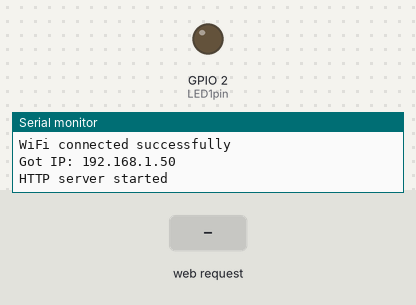
This sketch was run on a simulated ESP32. Parts: output pins drawn as LEDs (lit = HIGH), the last lines printed to the serial monitor. Inputs (shaded band) come from the test bench. WiFi joins after 1.5 s; servers stay silent unless stated.

Above: at 3.3 s.
3.4 s: HTTP request GET /led1on received
At 3.8 s:
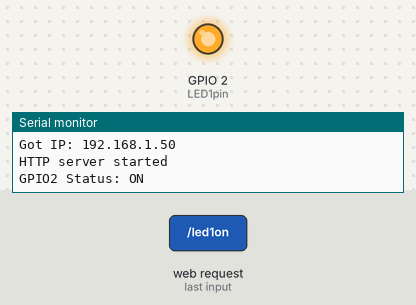
4.9 s: HTTP request GET / received
At 6.1 s:
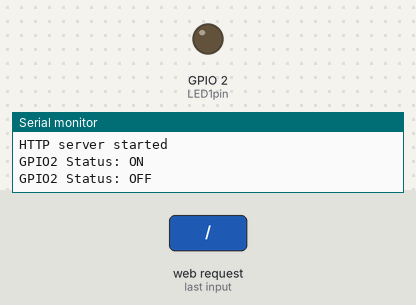
Timing chart, 0 to 7.9 s (numbered marks = the images above; inputs shaded):
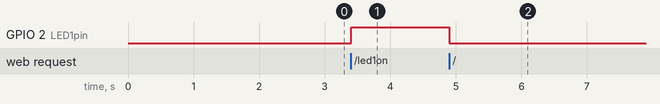

Measured:
- after the input at 3.4 s, GPIO 2 (LED1pin): LOW → HIGH at once
- after the input at 4.9 s, GPIO 2 (LED1pin): HIGH → LOW at once

The sketch:

ProgramaESP32.ino
```cpp
/*************************************************************************************************
  ESP32 Web Server
  Ejemplo de creación de Web server
  Basándose en los ejemplos de:
  https://lastminuteengineers.com/creating-esp32-web-server-arduino-ide/
  https://electropeak.com/learn
**************************************************************************************************/
//Universidad del Valle de Guatemala
//Depto. de Ingenieria Mecatronica y Electronica
//Curso de Digital 2
//Seccion 20
//Prof. Pablo Mazariegos
//Prof. Kurt Kellner
//Diego Mencos
//Carne 18300


//************************************************************************************************
// Librerías
//************************************************************************************************
#include <WiFi.h>
#include <WebServer.h>
#include <SPIFFS.h>

//************************************************************************************************
// Variables globales
//************************************************************************************************
// SSID & Password
const char* ssid = "TURBONETT_523";  // Enter your SSID here
const char* password = "a4c564b0c0";  //Enter your Password here


#define RXD2 16
#define TXD2 17

WebServer server(80);  // Object of WebServer(HTTP port, 80 is default)

int dato = 0;
//Variables para indicar si un parqueo esta libre o ocupado
bool parqueo1 = HIGH;
bool parqueo2 = HIGH;
bool parqueo3 = HIGH;
bool parqueo4 = HIGH;

uint8_t LED1pin = 2;
bool LED1status = LOW;
int contador = 0;

//************************************************************************************************
// Configuración
//************************************************************************************************
void setup() {
  //Configuro mis seriales
  Serial.begin(115200);
  Serial2.begin(115200, SERIAL_8N1, RXD2, TXD2);


  while (!Serial);
  while (!Serial2);

  Serial.println("Try Connecting to ");
  Serial.println(ssid);

  pinMode(LED1pin, OUTPUT);

  // Connect to your wi-fi modem
  WiFi.begin(ssid, password);

  // Check wi-fi is connected to wi-fi network
  while (WiFi.status() != WL_CONNECTED) {
    delay(1000);
    Serial.print(".");
  }
  Serial.println("");
  Serial.println("WiFi connected successfully");
  Serial.print("Got IP: ");
  Serial.println(WiFi.localIP());  //Show ESP32 IP on serial

  server.on("/", handle_OnConnect); // Directamente desde e.g. 192.168.0.8
  server.on("/led1on", handle_led1on);
  server.on("/led1off", handle_led1off);

  server.onNotFound(handle_NotFound);

  server.begin();
  Serial.println("HTTP server started");
  delay(100);
}

//************************************************************************************************
// loop principal
//************************************************************************************************
void loop() {

  //Serial.println(contador);
  server.handleClient();

  ///Leo y guardo lo que ingresa por mi UART2
  if (Serial2.available() > 0) {
    dato = Serial2.read();
    // Serial.println(Serial2.read());
    Serial.println(dato);
  }

//Para Parqueo 1
  if (dato == 97) { //Esta ocupado
    parqueo1 = LOW;
  }
  else if (dato == 98) {
    parqueo1 = HIGH; //Esta libre
  }

  //Para Parqueo 2
  if (dato == 99) {
    parqueo2 = LOW;
  }
  else if (dato == 100) {
    parqueo2 = HIGH;
  }

  //Para Parqueo 3
  if (dato == 101) {
    parqueo3 = LOW;
  }
  else if (dato == 102) {
    parqueo3 = HIGH;
  }

  //Para Parqueo 4
  if (dato == 103) {
    parqueo4 = LOW;
  }
  else if (dato == 104) {
    parqueo4 = HIGH;
  }


  if (LED1status)
  {
    digitalWrite(LED1pin, HIGH);
  }
  else
  {
    digitalWrite(LED1pin, LOW);
  }
}

//************************************************************************************************
// Handler de Inicio página
//************************************************************************************************
void handle_OnConnect() {
  LED1status = LOW;
  Serial.println("GPIO2 Status: OFF");
  server.send(200, "text/html", SendHTML(LED1status));
}

//************************************************************************************************
// Handler de led1on
//************************************************************************************************
void handle_led1on() {
  LED1status = HIGH;
  Serial.println("GPIO2 Status: ON");
  server.send(200, "text/html", SendHTML(LED1status));
}

//************************************************************************************************
// Handler de led1off
//************************************************************************************************
void handle_led1off() {
  LED1status = LOW;
  Serial.println("GPIO2 Status: OFF");
  server.send(200, "text/html", SendHTML(LED1status));
}

//************************************************************************************************
// Procesador de HTML
//************************************************************************************************
String SendHTML(uint8_t led1stat) {
  String ptr = "<!DOCTYPE html> <html>\n";
  ptr += "<head><meta name=\"viewport\" content=\"width=device-width, initial-scale=1.0, user-scalable=no\">\n";
  ptr += "<title>Proyecto 4</title>\n";
  ptr += "<body bgcolor=#101010>";
  ptr += "<style>html { font-family: Helvetica; display: inline-block; margin: 0px auto; text-align: center;}\n";
  ptr += "body {margin-top: 50px;} h1 {color: #FFFFFF;margin: 50px auto 30px;}  h4 {color: #FFFFFF;margin: 15px;} h3 {color: #FFFFFF;margin-bottom: 15px;}\n";
  ptr += "table {";
  ptr += "  font-family: Helvetica, sans-serif;";
  ptr += "  border-collapse: collapse;";
  ptr += "  width: 100%;";
  ptr += "  margin: 50px auto 30px;";
  ptr += "  text-align: center;";
  ptr += "}";
  ptr += "td, th {";
  ptr += " border: 1px solid #101010;";
  ptr += " text-align: center;";
  ptr += " padding: 8px;  ";
  ptr += "  background-color: #008080;";
  ptr += "}";
  ptr += "tr:nth-child(even) {";
  ptr += "  background-color: #FFFFFF;";
  ptr += "}  ";
  ptr += ".button {display: block;width: 80px;background-color: #3498db;border: none;color: white;padding: 13px 30px;text-decoration: none;font-size: 25px;margin: 0px auto 35px;cursor: pointer;border-radius: 4px;}\n";
  ptr += ".button-on {background-color: #3498db;}\n";
  ptr += ".button-on:active {background-color: #2980b9;}\n";
  ptr += ".button-off {background-color: #34495e;}\n";
  ptr += ".button-off:active {background-color: #2c3e50;}\n";
  ptr += "p {font-size: 14px;color: #888;margin-bottom: 10px;}\n";
  ptr += "</style>\n";
  //Codigo para que la pagina se refresque cada 0.5 segundos
ptr += "<script>\n";
ptr += "<!--\n";
ptr += "function timedRefresh(timeoutPeriod) {\n";
ptr += "\tsetTimeout(\"location.reload(true);\",timeoutPeriod);\n";
ptr += "}\n";
ptr += "\n";
ptr += "window.onload = timedRefresh(500);\n";
ptr += "\n";
ptr += "//   -->\n";
ptr += "</script>";
  ptr += "</head>\n";
  ptr += "<body>\n";
  ptr += "<h1>ParqueoMatic-Prototipo &#128664</h1>\n";
  ptr += "<h3>Diego Mencos - 18300 </h3>\n";
  ptr += "<h4>Proyecto 4 </h1>\n";
  ptr += "<h2> </h2>";
  ptr += "<table>";
  ptr += " <table style= margin: 0 auto;>";
  ptr += " <tr>";
  ptr += "   <th><span style='font-size:30px;'>Parqueo 1</th>";
  ptr += "   <th><span style='font-size:30px;'>Parqueo 2 </th>";
  ptr += "   <th><span style='font-size:30px;'>Parqueo 3 </th>";
  ptr += "   <th><span style='font-size:30px;'>Parqueo 4</th>";
  ptr += " </tr>";
  ptr += "  <tr>";

  //ptr +=  "<td> <span style='font-size:60px;'> &#9989;</span></td>";
  //ptr += "<td> <span style='font-size:60px;'>&#10060;</span></td>";
  //ptr += "<td> <span style='font-size:60px;'> &#9989;</span></td>";
  //ptr +=" <td> <span style='font-size:60px;'>&#10060;</span></td>";

//Para Parqueo 1
  if (parqueo1 == HIGH) {
    ptr +=  "<td> <span style='font-size:60px;'> &#9989;</span></td>";
  }
  else if (parqueo1 == LOW) {
    ptr += "<td> <span style='font-size:60px;'>&#10060;</span></td>";
  }

//Para Parqueo 2
  if (parqueo2 == HIGH) {
   ptr += "<td> <span style='font-size:60px;'> &#9989;</span></td>";
  }
  else if (parqueo2 == LOW) {
    ptr += "<td> <span style='font-size:60px;'>&#10060;</span></td>";
  }

//Para Parqueo 3
  if (parqueo3 == HIGH) {
    ptr +=  "<td> <span style='font-size:60px;'> &#9989;</span></td>";
  }
  else if (parqueo3 == LOW) {
    ptr += "<td> <span style='font-size:60px;'>&#10060;</span></td>";
  }

//Para Parqueo 4
  if (parqueo4 == HIGH) {
    ptr += "<td> <span style='font-size:60px;'> &#9989;</span></td>";
  }
  else if (parqueo4 == LOW) {
    ptr += "<td> <span style='font-size:60px;'>&#10060;</span></td>";
  }


  ptr += " </tr>";
  ptr += "</table>";


  if (led1stat)
  {

    ptr += "<p>Presione el boton para refrescar la pagina.</p><a class=\"button button-off\" href=\"/led1off\">ACT</a>\n";
  }
  else
  {
    ptr += "<p>Presione el boton para refrescar la pagina.</p><a class=\"button button-on\" href=\"/led1on\">ACT</a>\n";
  }

  ptr += "</body>\n";
  ptr += "</html>\n";
  return ptr;
}

//************************************************************************************************
// Handler de not found
//************************************************************************************************
void handle_NotFound() {
  server.send(404, "text/plain", "Not found");
}
```
